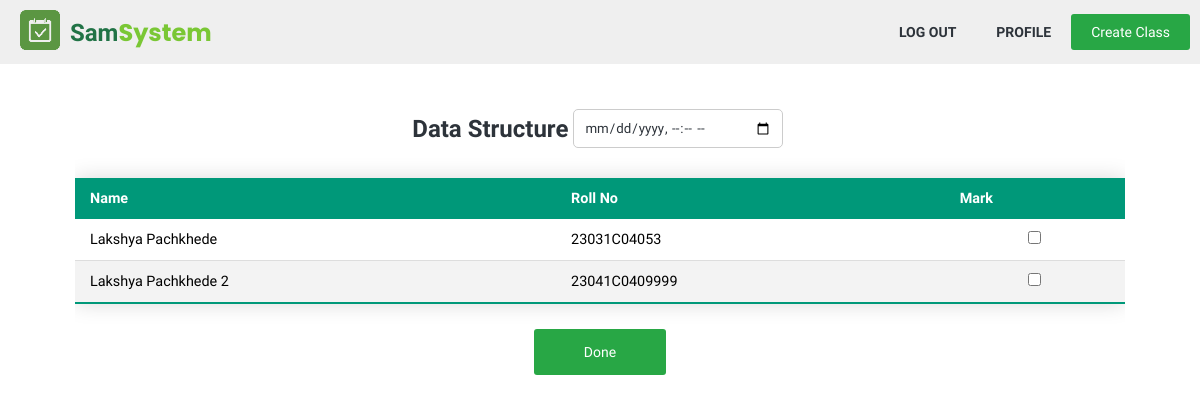
/class/take_attendence.php?id=3 (signed in), run on the app's committed database.
### tables this page shows
CREATE TABLE `class` (
  `id` int(11) NOT NULL,
  `name` varchar(100) DEFAULT NULL,
  `description` text DEFAULT NULL,
  `teacher_id` int(11) DEFAULT NULL,
  `date_created` datetime DEFAULT current_timestamp(),
  `branch` int(11) DEFAULT NULL,
  `longitude` decimal(10,5) DEFAULT NULL,
  `latitude` decimal(10,5) DEFAULT NULL,
  `open_session_id` int(11) DEFAULT NULL
);

CREATE TABLE `attends` (
  `student_id` int(11) NOT NULL,
  `class_id` int(11) NOT NULL,
  `date_joined` datetime DEFAULT current_timestamp()
);

CREATE TABLE `user` (
  `id` int(11) NOT NULL,
  `name` varchar(50) NOT NULL,
  `email` varchar(100) NOT NULL,
  `password` varchar(255) NOT NULL,
  `type` enum('student','teacher','admin') NOT NULL DEFAULT 'student',
  `approved` tinyint(1) NOT NULL DEFAULT 0,
  `date_created` date DEFAULT current_timestamp()
);

CREATE TABLE `student_profile` (
  `student_id` int(11) NOT NULL,
  `roll_no` varchar(15) NOT NULL,
  `branch` int(11) DEFAULT NULL,
  `bio` varchar(200) DEFAULT NULL
);

### utils.php (called while the page is built, shortened)
<?php
function getRecords($conn, $table, $parameter, $value){
	$stmt = $conn->prepare("SELECT * FROM $table WHERE $parameter = ?");
	$stmt->bind_param('i', $value);
	$stmt->execute();
	$result = $stmt->get_result();
	return $result;
}
?>

### class/take_attendence.php (the view, shortened to what this page needs)
<?php
require '../db/db_connector.php';
require '../utils.php';
$class_id = $_GET['id'];
$class_data = getRecords($conn, "class", "id", $class_id)->fetch_assoc();
?>
<!DOCTYPE html>
<html lang="en">
<head>
	<link rel="stylesheet" href="../css/util.css">
	<link rel="stylesheet" href="../css/style.css">
</head>
<body>
	<?php require '../components/nav_sm.php'; ?>
	<div class="container mt40">
		<form action="take_attendence.php?id=<?=$class_id?>" method="POST">
			<div class="d-f-col">
				<div class="d-fcc">
					<h2 class="text-dark"><?=$class_data['name']?></h2>
					<input type="datetime-local" id="attendence_time" class="ml10 f-input w-i" name="attendence_time" required>
				</div>
				<div class="scroll-wrapper">
					<table class="styled-table">
						<thead>
							<tr>
								<th>Name</th>
								<th>Roll No</th>
								<th>Mark</th>
							</tr>
						</thead>
						<tbody>
							<?php
							$all_students = getRecords($conn, "attends", "class_id", $class_id);
							while($row = $all_students->fetch_assoc()){
								$user_id = $row['student_id'];
								$user_data = getRecords($conn, "user", "id", $user_id)->fetch_assoc();
								$user_profile_data = getRecords($conn, "student_profile", "student_id", $user_id)->fetch_assoc();
								echo"
								<tr>
								<td>" . $user_data['name'] . "</td>
								<td>". $user_profile_data['roll_no'] ."</td>
								<td class='tac'><input type='checkbox' name='present[]' value='".$user_data['id']."'></td>
								</tr>
								<input type='hidden' name='all_students[]' value='".$user_data['id']."'>
								";
							}
							?>
						</tbody>
					</table>
				</div>
				<button class="btn btn-form" type="submit">Done</button>
			</div>
		</form>
	</div>
</body>
</html>

### css/util.css (style rules this page uses)
:root { --color-primary: #217346; --color-primary-light: #7ac735; --color-accent: #ff9900; --color-background: #fafafa; --color-text-dark: #2d333a; --color-highlight: #FFF9C4; --color-info: #00bcfe; --color-info-dark: #0095c7; --color-light-blue: #eaf4ff; --color-green: #28a745; --color-red: #dc3545; --color-green-dark:#218838; --color-red-dark: #c82333; }
.d-fcc { display: flex; justify-content: center; align-items: center; }
.ml10 { margin-left: 10px; }
.d-f-col { display: flex; justify-content: center; flex-direction: column; align-items: center; }
.tac { text-align: center; }
.mt40 { margin-top: 40px !important; }
.btn { padding: 10px 20px; font-weight: normal; background: var(--color-green); border-radius: 3px; color: white; text-align: center; cursor: pointer; transition: all 0.5s ease-out; outline: none; border: none; font-size: 14px; }
.btn-form { float: right; padding: 15px 50px; align-self: center; }
.text-dark { color: var(--color-text-dark); }
.w-i { width: initial !important; }

### css/style.css (style rules this page uses)
* { margin: 0; padding: 0; font-family: "Quicksand", sans-serif; box-sizing: border-box; }
.f-input { width: 80%; border-radius: 5px; border: 1px solid #ccc; padding: 10px; color: var(--color-text-dark); margin: 5px; outline: none; }
.container { max-width: 1050px; margin: auto auto; }
.text-dark { color: var(--color-text-dark); font-weight: 700; }
.scroll-wrapper { width: 100%; overflow-x: scroll; }
.styled-table { border-collapse: collapse; margin: 25px 0; font-size: 0.9em; font-family: sans-serif; min-width: 100%; box-shadow: 0 0 20px rgba(0, 0, 0, 0.15); }
.styled-table thead tr { background-color: #009879; color: #ffffff; text-align: left; }
.styled-table th, .styled-table td { padding: 12px 15px; white-space: nowrap; max-width: 100%; }
.styled-table tbody tr { border-bottom: 1px solid #dddddd; }
.styled-table tbody tr:nth-of-type(even) { background-color: #f3f3f3; }
.styled-table tbody tr:last-of-type { border-bottom: 2px solid #009879; }

### data on the page
class: name "Data Structure"
attends: student.name "Lakshya Pachkhede", student_profile.roll_no "23031C04053"
attends: student.name "Lakshya Pachkhede 2", student_profile.roll_no "23041C0409999"
